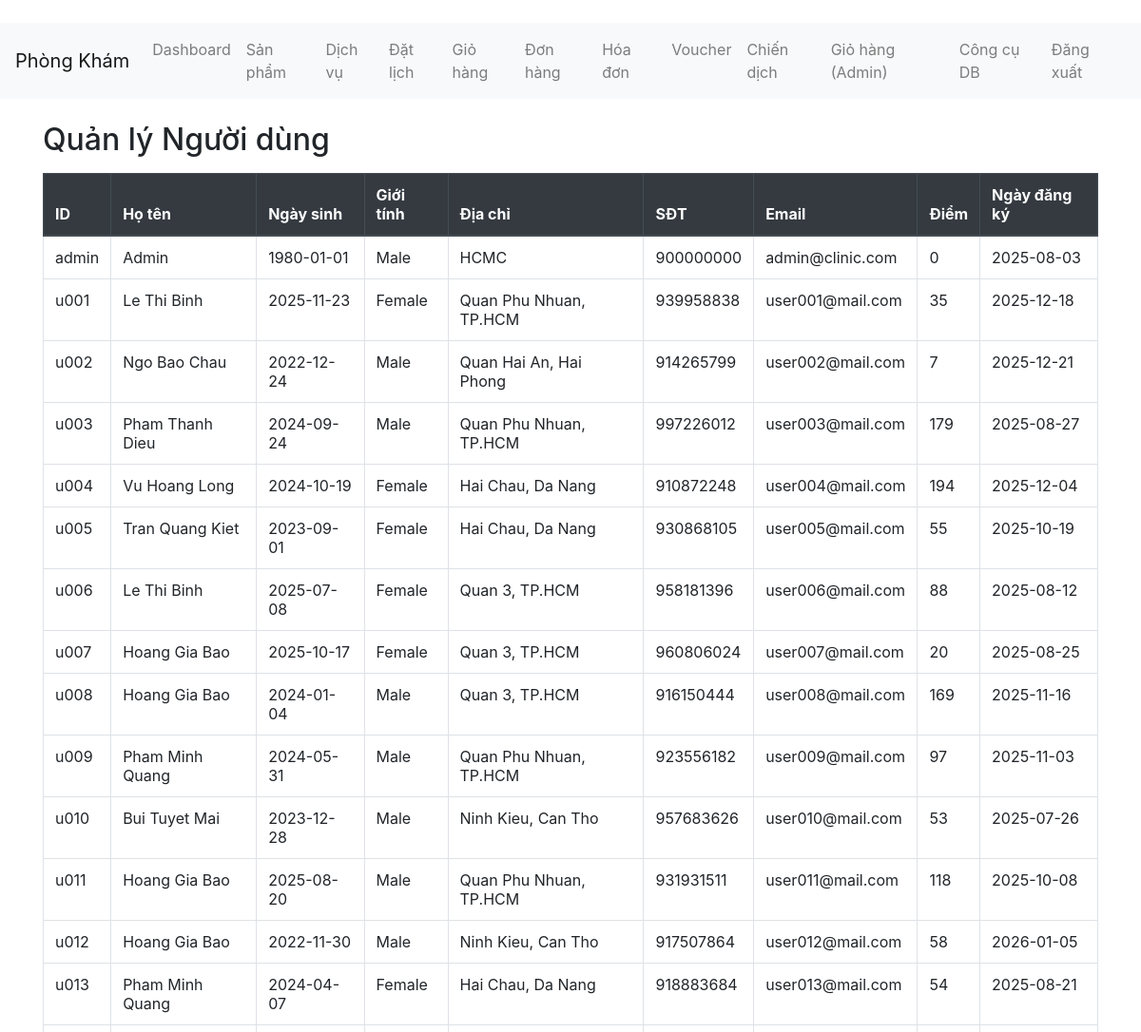
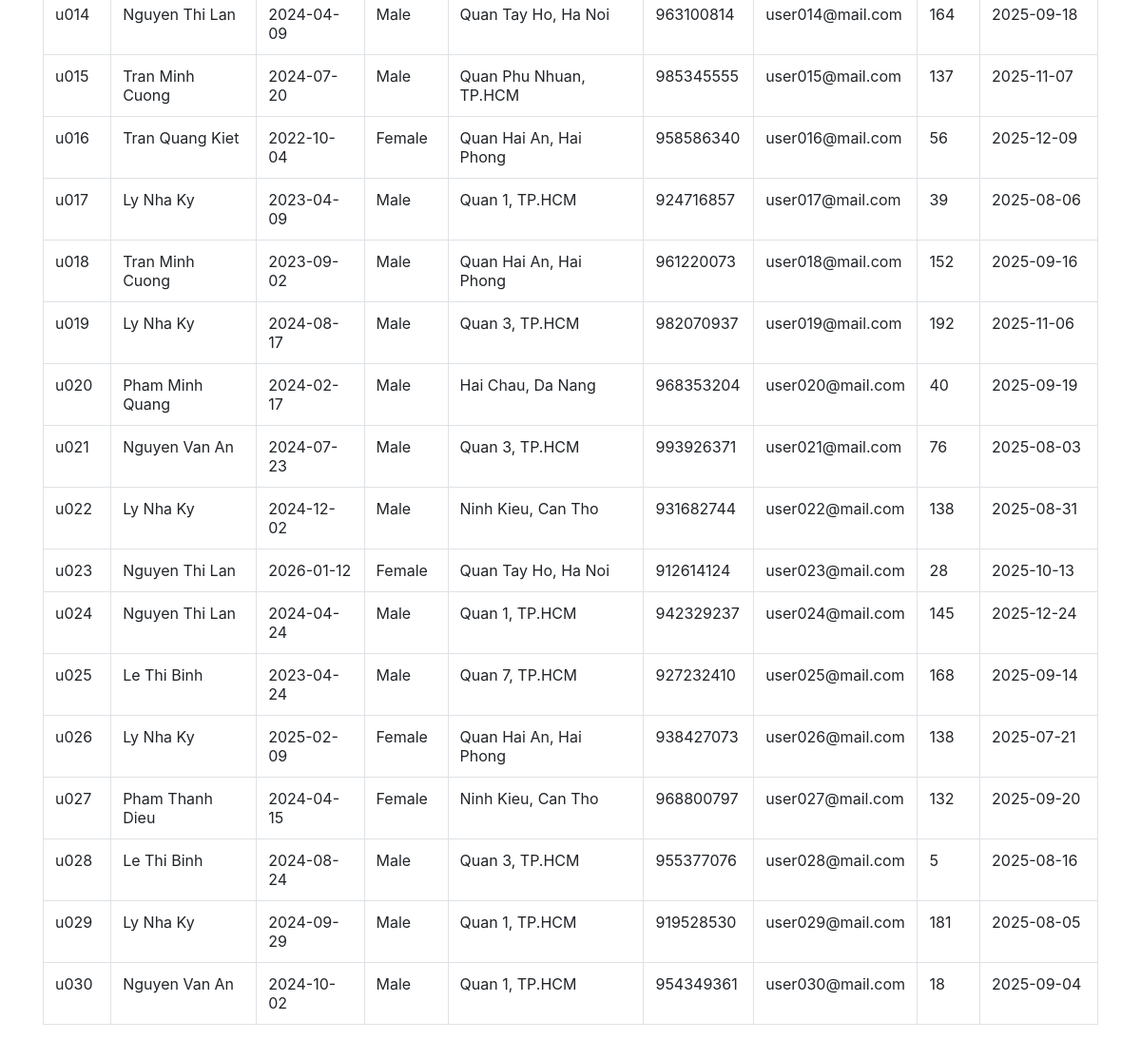
Screenshot of /admin/users (signed in) with the database file from the repository (2 pictures, top to bottom).
### tables this page shows
CREATE TABLE users (iduser TEXT PRIMARY KEY, name TEXT, birth TEXT, gender TEXT, address TEXT, phone TEXT, email TEXT, pass TEXT, point INTEGER, dateregist TEXT);

### app.py (the view)
@app.route("/admin/users")
def admin_users():
    if session.get("role") != "admin":
        return redirect(url_for("login"))
    conn = get_conn()
    rows = conn.execute(
        "SELECT iduser, name, birth, gender, address, phone, email, point, dateregist FROM users"
    ).fetchall()
    conn.close()
    return render_template("admin_users.html", users=[dict(r) for r in rows])

### app.py (called while the page is built)
def get_conn() -> sqlite3.Connection:
    conn = sqlite3.connect(DB_PATH)
    conn.row_factory = sqlite3.Row
    conn.execute("PRAGMA foreign_keys = ON")
    return conn

### template/admin_users.html
﻿{% extends "base.html" %}
{% block content %}
<h2>Quản lý Người dùng</h2>
<table class="table table-bordered mt-3">
  <thead class="thead-dark">
    <tr>
      <th>ID</th><th>Họ tên</th><th>Ngày sinh</th><th>Giới tính</th><th>Địa chỉ</th><th>SĐT</th><th>Email</th><th>Điểm</th><th>Ngày đăng ký</th>
    </tr>
  </thead>
  <tbody>
    {% for u in users %}
    <tr>
      <td>{{ u["iduser"] }}</td>
      <td>{{ u["name"] }}</td>
      <td>{{ u["birth"] }}</td>
      <td>{{ u["gender"] }}</td>
      <td>{{ u["address"] }}</td>
      <td>{{ u["phone"] }}</td>
      <td>{{ u["email"] }}</td>
      <td>{{ u["point"] }}</td>
      <td>{{ u["dateregist"] }}</td>
    </tr>
    {% endfor %}
  </tbody>
</table>
{% endblock %}

### rows the page displays
users: iduser "admin", name "Admin", birth "1980-01-01", gender "Male", address "HCMC", phone "900000000", email "admin@clinic.com", point "0", dateregist "2025-08-03"
users: iduser "u001", name "Le Thi Binh", birth "2025-11-23", gender "Female", address "Quan Phu Nhuan, TP.HCM", phone "939958838", email "user001@mail.com", point "35", dateregist "2025-12-18"
users: iduser "u002", name "Ngo Bao Chau", birth "2022-12-24", gender "Male", address "Quan Hai An, Hai Phong", phone "914265799", email "user002@mail.com", point "7", dateregist "2025-12-21"
users: iduser "u003", name "Pham Thanh Dieu", birth "2024-09-24", gender "Male", address "Quan Phu Nhuan, TP.HCM", phone "997226012", email "user003@mail.com", point "179", dateregist "2025-08-27"
users: iduser "u004", name "Vu Hoang Long", birth "2024-10-19", gender "Female", address "Hai Chau, Da Nang", phone "910872248", email "user004@mail.com", point "194", dateregist "2025-12-04"
users: iduser "u005", name "Tran Quang Kiet", birth "2023-09-01", gender "Female", address "Hai Chau, Da Nang", phone "930868105", email "user005@mail.com", point "55", dateregist "2025-10-19"
users: iduser "u006", name "Le Thi Binh", birth "2025-07-08", gender "Female", address "Quan 3, TP.HCM", phone "958181396", email "user006@mail.com", point "88", dateregist "2025-08-12"
users: iduser "u007", name "Hoang Gia Bao", birth "2025-10-17", gender "Female", address "Quan 3, TP.HCM", phone "960806024", email "user007@mail.com", point "20", dateregist "2025-08-25"
users: iduser "u008", name "Hoang Gia Bao", birth "2024-01-04", gender "Male", address "Quan 3, TP.HCM", phone "916150444", email "user008@mail.com", point "169", dateregist "2025-11-16"
users: iduser "u009", name "Pham Minh Quang", birth "2024-05-31", gender "Male", address "Quan Phu Nhuan, TP.HCM", phone "923556182", email "user009@mail.com", point "97", dateregist "2025-11-03"
users: iduser "u010", name "Bui Tuyet Mai", birth "2023-12-28", gender "Male", address "Ninh Kieu, Can Tho", phone "957683626", email "user010@mail.com", point "53", dateregist "2025-07-26"
users: iduser "u011", name "Hoang Gia Bao", birth "2025-08-20", gender "Male", address "Quan Phu Nhuan, TP.HCM", phone "931931511", email "user011@mail.com", point "118", dateregist "2025-10-08"
users: iduser "u012", name "Hoang Gia Bao", birth "2022-11-30", gender "Male", address "Ninh Kieu, Can Tho", phone "917507864", email "user012@mail.com", point "58", dateregist "2026-01-05"
users: iduser "u013", name "Pham Minh Quang", birth "2024-04-07", gender "Female", address "Hai Chau, Da Nang", phone "918883684", email "user013@mail.com", point "54", dateregist "2025-08-21"
users: iduser "u014", name "Nguyen Thi Lan", birth "2024-04-09", gender "Male", address "Quan Tay Ho, Ha Noi", phone "963100814", email "user014@mail.com", point "164", dateregist "2025-09-18"
users: iduser "u015", name "Tran Minh Cuong", birth "2024-07-20", gender "Male", address "Quan Phu Nhuan, TP.HCM", phone "985345555", email "user015@mail.com", point "137", dateregist "2025-11-07"
users: iduser "u016", name "Tran Quang Kiet", birth "2022-10-04", gender "Female", address "Quan Hai An, Hai Phong", phone "958586340", email "user016@mail.com", point "56", dateregist "2025-12-09"
users: iduser "u017", name "Ly Nha Ky", birth "2023-04-09", gender "Male", address "Quan 1, TP.HCM", phone "924716857", email "user017@mail.com", point "39", dateregist "2025-08-06"
users: iduser "u018", name "Tran Minh Cuong", birth "2023-09-02", gender "Male", address "Quan Hai An, Hai Phong", phone "961220073", email "user018@mail.com", point "152", dateregist "2025-09-16"
users: iduser "u019", name "Ly Nha Ky", birth "2024-08-17", gender "Male", address "Quan 3, TP.HCM", phone "982070937", email "user019@mail.com", point "192", dateregist "2025-11-06"
users: iduser "u020", name "Pham Minh Quang", birth "2024-02-17", gender "Male", address "Hai Chau, Da Nang", phone "968353204", email "user020@mail.com", point "40", dateregist "2025-09-19"
users: iduser "u021", name "Nguyen Van An", birth "2024-07-23", gender "Male", address "Quan 3, TP.HCM", phone "993926371", email "user021@mail.com", point "76", dateregist "2025-08-03"
users: iduser "u022", name "Ly Nha Ky", birth "2024-12-02", gender "Male", address "Ninh Kieu, Can Tho", phone "931682744", email "user022@mail.com", point "138", dateregist "2025-08-31"
users: iduser "u023", name "Nguyen Thi Lan", birth "2026-01-12", gender "Female", address "Quan Tay Ho, Ha Noi", phone "912614124", email "user023@mail.com", point "28", dateregist "2025-10-13"
users: iduser "u024", name "Nguyen Thi Lan", birth "2024-04-24", gender "Male", address "Quan 1, TP.HCM", phone "942329237", email "user024@mail.com", point "145", dateregist "2025-12-24"
users: iduser "u025", name "Le Thi Binh", birth "2023-04-24", gender "Male", address "Quan 7, TP.HCM", phone "927232410", email "user025@mail.com", point "168", dateregist "2025-09-14"
users: iduser "u026", name "Ly Nha Ky", birth "2025-02-09", gender "Female", address "Quan Hai An, Hai Phong", phone "938427073", email "user026@mail.com", point "138", dateregist "2025-07-21"
users: iduser "u027", name "Pham Thanh Dieu", birth "2024-04-15", gender "Female", address "Ninh Kieu, Can Tho", phone "968800797", email "user027@mail.com", point "132", dateregist "2025-09-20"
users: iduser "u028", name "Le Thi Binh", birth "2024-08-24", gender "Male", address "Quan 3, TP.HCM", phone "955377076", email "user028@mail.com", point "5", dateregist "2025-08-16"
users: iduser "u029", name "Ly Nha Ky", birth "2024-09-29", gender "Male", address "Quan 1, TP.HCM", phone "919528530", email "user029@mail.com", point "181", dateregist "2025-08-05"
users: iduser "u030", name "Nguyen Van An", birth "2024-10-02", gender "Male", address "Quan 1, TP.HCM", phone "954349361", email "user030@mail.com", point "18", dateregist "2025-09-04"
